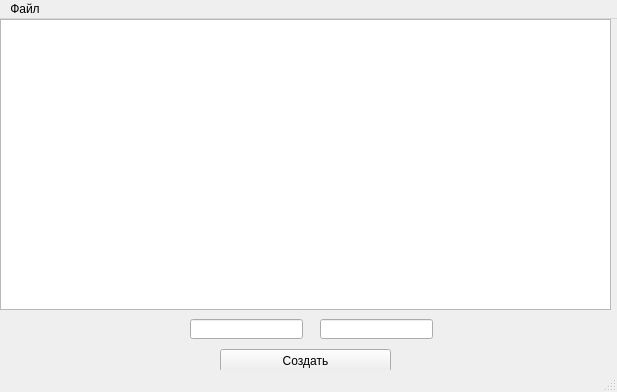
<?xml version="1.0" encoding="UTF-8"?>
<ui version="4.0">
 <class>MainWindow</class>
 <widget class="QMainWindow" name="MainWindow">
  <property name="geometry">
   <rect>
    <x>0</x>
    <y>0</y>
    <width>617</width>
    <height>392</height>
   </rect>
  </property>
  <property name="windowTitle">
   <string>MainWindow</string>
  </property>
  <widget class="QWidget" name="centralwidget">
   <widget class="QTableWidget" name="tableWidget">
    <property name="geometry">
     <rect>
      <x>0</x>
      <y>0</y>
      <width>611</width>
      <height>291</height>
     </rect>
    </property>
    <property name="editTriggers">
     <set>QAbstractItemView::AllEditTriggers</set>
    </property>
    <attribute name="horizontalHeaderVisible">
     <bool>false</bool>
    </attribute>
    <attribute name="verticalHeaderVisible">
     <bool>false</bool>
    </attribute>
   </widget>
   <widget class="QLineEdit" name="lineEdit">
    <property name="geometry">
     <rect>
      <x>190</x>
      <y>300</y>
      <width>113</width>
      <height>20</height>
     </rect>
    </property>
   </widget>
   <widget class="QLineEdit" name="lineEdit_2">
    <property name="geometry">
     <rect>
      <x>320</x>
      <y>300</y>
      <width>113</width>
      <height>20</height>
     </rect>
    </property>
   </widget>
   <widget class="QPushButton" name="pushButton">
    <property name="geometry">
     <rect>
      <x>220</x>
      <y>330</y>
      <width>171</width>
      <height>23</height>
     </rect>
    </property>
    <property name="text">
     <string>Создать</string>
    </property>
   </widget>
  </widget>
  <widget class="QMenuBar" name="menubar">
   <property name="geometry">
    <rect>
     <x>0</x>
     <y>0</y>
     <width>617</width>
     <height>21</height>
    </rect>
   </property>
   <widget class="QMenu" name="menu">
    <property name="title">
     <string>Файл</string>
    </property>
    <addaction name="action"/>
    <addaction name="action_2"/>
    <addaction name="action_3"/>
   </widget>
   <addaction name="menu"/>
  </widget>
  <widget class="QStatusBar" name="statusbar"/>
  <action name="action">
   <property name="text">
    <string>Открыть</string>
   </property>
  </action>
  <action name="action_2">
   <property name="text">
    <string>Сохранить</string>
   </property>
  </action>
  <action name="action_3">
   <property name="text">
    <string>Выйти</string>
   </property>
  </action>
 </widget>
 <resources/>
 <connections/>
</ui>
